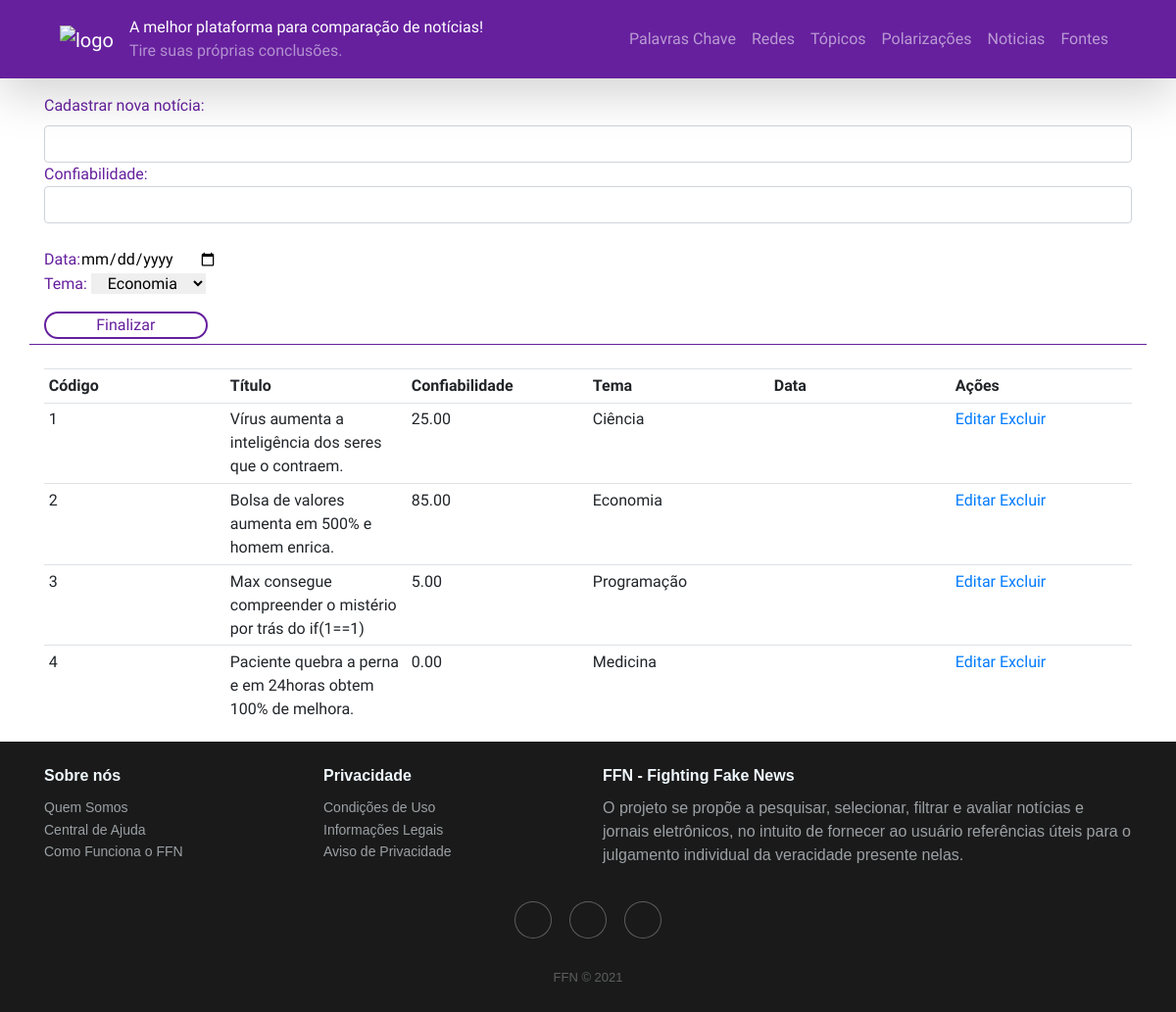
Screenshot of /CRUD/listanoticias.php with the database file from the repository.
### tables this page shows
create table tb_noticias(
	not_codigo int auto_increment,
    not_titulo varchar(150) not null,
    not_data timestamp,
    not_confiabilidade decimal(4,2) not null,
    not_tem_codigo int not null,
    fulltext(not_titulo),
    constraint pk_noticias primary key(not_codigo),
    constraint fk_tem_not foreign key(not_tem_codigo) references tb_temas(tem_codigo)
);

create table tb_temas(
	tem_codigo int auto_increment,
    tem_tema varchar(45),
    constraint pk_temas primary key(tem_codigo)
);

### CRUD/listanoticias.php (the view, shortened to what this page needs)
<?php
include("../config.php");
$consulta = $conexao->query("select * from tb_noticias join tb_temas on not_tem_codigo = tem_codigo order by not_codigo");
$consulta3 = $conexao -> query("select * from tb_temas;");
?>
<!DOCTYPE html>
<html lang="pt-br">
  <head>
    <link
      rel="stylesheet"
      href="https://maxcdn.bootstrapcdn.com/bootstrap/4.0.0/css/bootstrap.min.css"
    />
    <link
      rel="stylesheet"
      href="https://cdnjs.cloudflare.com/ajax/libs/twitter-bootstrap/4.1.3/css/bootstrap.min.css"
    />
    <link
      rel="stylesheet"
      href="https://cdnjs.cloudflare.com/ajax/libs/ionicons/2.0.1/css/ionicons.min.css"
    />
    <link rel="stylesheet" href="../ffn-style.css" />
  </head>
  <body id="body-search-result">
    <header class= "sticky-top">
      <div class="shadow-lg rounded">
        <div class="container">
          <nav class="navbar navbar-expand-md navbar-dark">
          <a class="navbar-brand" href="../index.php">
              <img
                src="https://i.imgur.com/ZB9JOd9.png"
                alt="logo"
                width="125px"
                class="image-fluid"
              />
            </a>
            <div style="font-family: 'Libre Franklin', sans-serif;" class="navbar-slotext">
              <span class="navbar-text pb-0" style="color:white; font-weight: 460;"
                >A melhor plataforma para comparação&nbsp;de notícias!
              </span>
              <br>
              <span class="navbar-text pt-0" id="subslogan"
                >Tire suas próprias conclusões.
              </span>
            </div>
            <div class="collapse navbar-collapse" id="head-div">
              <div class="navbar-nav ml-auto">
              <a class="nav-item nav-link" href="lcpalavra.php">
                  Palavras Chave</a>
                <a class="nav-item nav-link" href="lcredes.php">
                  Redes
                </a>
                <a class="nav-item nav-link" href="lctemas.php">
                  Tópicos</a>
                <a class="nav-item nav-link" href="lcpolarizacao.php">
                  Polarizações</a>
                <a class="nav-item nav-link" href="listanoticias.php">
                  Noticias</a>
                <a class="nav-item nav-link" href="listafontes.php">
                  Fontes</a>
              </div>
            </div>
          </nav>
        </div>
      </div>
    </header>
    <div class="container mt-3" id="area-pesquisa"
      style="color: #66209e; border-bottom: 1px solid #66209e">
      <form class="form" action="?" method="POST" id="form-search">
        <div class="form-group">
          <label for="search">Cadastrar nova notícia:</label>
          <input
          type="text"
          name="titulo"
          class="form-control"
          id="pesquisa"
          autofocus
          style="font-family: Libre Franklin;"/>
          Confiabilidade:<input type="number" name="confiabilidade" required class= "form-control" id= "pesquisa" style="font-family: Libre Franklin;"><br>
          Data:<input type="date" name="data" required><br>
          Tema:
          <select name="tema" id="temas" style="text-align: center;">
                <?php while ($resultado3 = $consulta3 -> fetch_assoc()){ ?>
                  <option value="<?php echo $resultado3['tem_codigo']?>"><?php echo $resultado3['tem_tema'] ?></option>
                <?php } ?>
            </select>
        </div>
          <div class="form-group" style="margin-bottom: 5px;">
            <input type="submit" value="Finalizar" id="enviar2" />
          </div>
        </div>
      <br>
    <div class="container">
      <table class="table table-sm">
        <tr class="instrucoes">
          <th class="col-xs-2 col-sm-2 col-md-2" scope="col">Código</th>
          <th class="col-xs-8 col-sm-8 col-md-2" scope="col">Título</th>
          <th class="col-xs-8 col-sm-8 col-md-2" scope="col">Confiabilidade</th>
          <th class="col-xs-8 col-sm-8 col-md-2" scope="col">Tema</th>
          <th class="col-xs-8 col-sm-8 col-md-2" scope="col">Data</th>
          <th class="col-xs-8 col-sm-8 col-md-2" scope="col">Ações</th>
        </tr>
        <?php while($resultado = $consulta->fetch_assoc()){ ?>
            <tr class="result">
                <td><?php echo $resultado['not_codigo']?></td>
                <td><?php echo $resultado['not_titulo']?></td>
                <td><?php echo $resultado['not_confiabilidade']?></td>
                <td><?php echo $resultado['tem_tema']?></td>
                <td><?php echo $resultado['not_data']?></td>
                <td class="editar" >
                  <a href="editar_noticia.php?codigo=<?php echo $resultado['not_codigo'];?>">Editar</a>
                  <a href="?excluir=<?php echo $resultado['not_codigo'];?>">Excluir</a>
                </td>
            </tr>
        <?php } ?>
      </table>
    </div>
    <div class="footer-dark">
      <footer>
        <div class="container" style="font-family: sans-serif;">
          <div class="row">
            <div class="col-sm-6 col-md-3 item">
              <h3>Sobre nós</h3>
              <ul>
                <li><a href="#">Quem Somos</a></li>
                <li><a href="#">Central de Ajuda</a></li>
                <li><a href="#">Como Funciona o FFN</a></li>
              </ul>
            </div>
            <div class="col-sm-6 col-md-3 item">
              <h3>Privacidade</h3>
              <ul>
                <li><a href="#">Condições de Uso</a></li>
                <li><a href="#">Informações Legais</a></li>
                <li><a href="#">Aviso de Privacidade</a></li>
              </ul>
            </div>
            <div class="col-md-6 item text">
              <h3>FFN - Fighting Fake News</h3>
              <p>
                O projeto se propõe a pesquisar, selecionar, filtrar e avaliar
                notícias e jornais eletrônicos, no intuito de fornecer ao usuário
                referências úteis para o julgamento individual da veracidade presente nelas.
              </p>
            </div>
            <div class="col item social">
              <a href="#"><i class="icon ion-social-facebook"></i></a>
              <a href="#"><i class="icon ion-social-twitter"></i></a>
              <a href="#"><i class="icon ion-social-instagram"></i></a>
            </div>
          </div>
          <p class="copyright">
            FFN © 2021</p>
        </div>
      </footer>
    </div>
  </body>
</html>

### ffn-style.css (style rules this page uses)
* { margin: 0; padding: 0; border: 0; }
header { background-color: #66209e; }
#head-div a { font-weight: 460; color: rgba(255, 255, 255, 0.55); transition: .15s; }
body { font-family: 'Urbanist', sans-serif; }
#fomr-search, #area-pesquisa { margin-top: 15px; }
#enviar2 { border: 2px solid #66209e; border-radius: 30px; width: 15%; background: none; color: #66209e; }
.footer-dark { padding: 25px 0; color: #f0f9ff; background-color: #1a1a1a; }
.footer-dark h3 { margin-top: 0; margin-bottom: 12px; font-weight: bold; font-size: 16px; }
.footer-dark ul { padding: 0; list-style: none; line-height: 1.6; font-size: 14px; margin-bottom: 0; }
.footer-dark ul a { color: inherit; text-decoration: none; opacity: 0.6; }
p.copyright { margin: 0; padding: 0; }
.footer-dark .item.text { margin-bottom: 36px; }
.footer-dark .item.text p { opacity: 0.6; margin-bottom: 0; }
.footer-dark .item.social { text-align: center; }
.footer-dark .item.social > a { font-size: 20px; width: 36px; height: 36px; line-height: 36px; display: inline-block; text-align: center; border-radius: 50%; box-shadow: 0 0 0 1px rgba(255, 255, 255, 0.4); margin: 0 8px; color: #fff; opacity: 0.75; }
.footer-dark .copyright { text-align: center; padding-top: 24px; opacity: 0.3; font-size: 13px; margin-bottom: 0; }

### rows the page displays
tb_noticias: not_codigo "1", not_titulo "Vírus aumenta a inteligência dos seres que o contraem.", not_confiabilidade "25.00", not_tem_codigo.tem_tema "Ciência"
tb_noticias: not_codigo "2", not_titulo "Bolsa de valores aumenta em 500% e homem enrica.", not_confiabilidade "85.00", not_tem_codigo.tem_tema "Economia"
tb_noticias: not_codigo "3", not_titulo "Max consegue compreender o mistério por trás do if(1==1)", not_confiabilidade "5.00", not_tem_codigo.tem_tema "Programação"
tb_noticias: not_codigo "4", not_titulo "Paciente quebra a perna e em 24horas obtem 100% de melhora.", not_confiabilidade "0.00", not_tem_codigo.tem_tema "Medicina"

### other values shown
form field tema "Economia"
